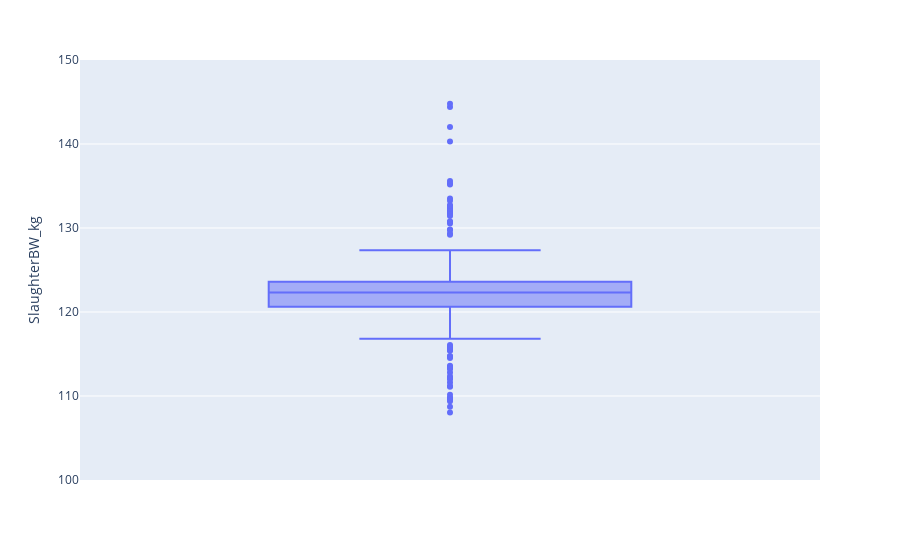

The notebook cell this image was saved under:
### Code cell
# providing a simple graph with output file
performances = pd.read_csv("Performances %s .txt" % ('_Step0'), sep=' ', header =0)
BW = px.box(performances,y='SlaughterBW_kg', height = 500, range_y = [100, 150])
BW.show()

### Figure 1 — Plotly figure (JSON) as saved in the notebook; plotly's stock layout.template omitted (floating-point values rounded to 4 significant figures; data arrays with more than 128 entries replaced by an {"elided": "..."} marker saying what was removed)
{"data": [{"alignmentgroup": "True", "hovertemplate": "SlaughterBW_kg=%{y}<extra></extra>", "legendgroup": "", "marker": {"color": "#636efa"}, "name": "", "notched": false, "offsetgroup": "", "orientation": "v", "showlegend": false, "type": "box", "x0": " ", "xaxis": "x", "y": {"elided": "349 float values"}, "y0": " ", "yaxis": "y"}], "layout": {"autosize": true, "boxmode": "group", "legend": {"tracegroupgap": 0}, "margin": {"t": 60}, "xaxis": {"anchor": "y", "autorange": true, "domain": [0, 1], "range": [-0.5, 0.5], "type": "category"}, "yaxis": {"anchor": "x", "domain": [0, 1], "range": [100, 150], "title": {"text": "SlaughterBW_kg"}, "type": "linear"}}}
